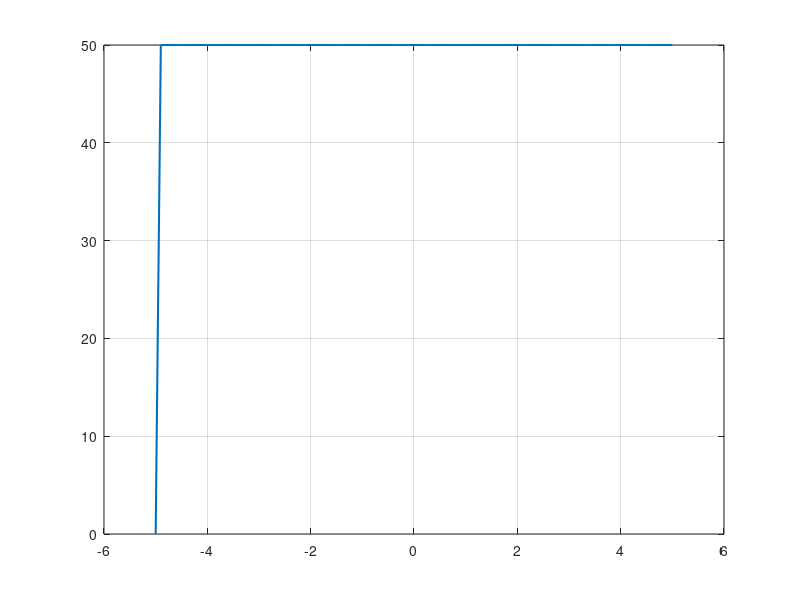

Write MATLAB code to recreate this figure.
t=-5:0.1:5;
E=50;
U0=15;
f=10*3e3
miu=U0/E
Rsn=10;
IoN=U0/Rsn
Il=0.25*IoN
Uo=(3.5/100)*U0
L=((1-miu)*miu*E)/(f*Il)
C=(miu*Il)/(f*Uo)


A=[0 -1/L; 1/Rsn/C -1/C/Rsn];
B=[1/L;0];
C=[0 1];
D=0;
H=ss(A,B,C,D);

u = ones(size(t))*E; % Step input
[y, t_out, x] = lsim(H, u, t);
figure;
plot(t_out, y, 'LineWidth', 1.5);
grid on;